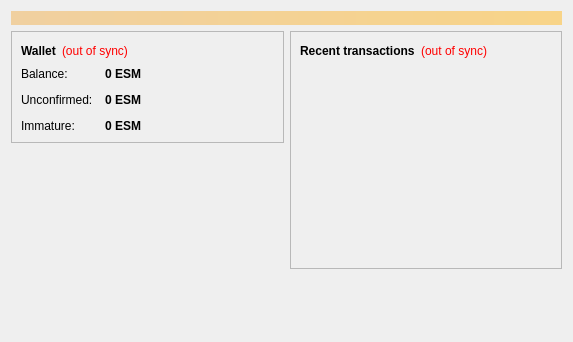
<?xml version="1.0" encoding="UTF-8"?>
<ui version="4.0">
 <class>OverviewPage</class>
 <widget class="QWidget" name="OverviewPage">
  <property name="geometry">
   <rect>
    <x>0</x>
    <y>0</y>
    <width>573</width>
    <height>342</height>
   </rect>
  </property>
  <property name="windowTitle">
   <string>Form</string>
  </property>
  <layout class="QVBoxLayout" name="topLayout">
   <item>
    <widget class="QLabel" name="labelAlerts">
     <property name="visible">
      <bool>false</bool>
     </property>
     <property name="styleSheet">
      <string notr="true">background-color: qlineargradient(x1: 0, y1: 0, x2: 1, y2: 0, stop:0 #F0D0A0, stop:1 #F8D488); color:#000000;</string>
     </property>
     <property name="wordWrap">
      <bool>true</bool>
     </property>
     <property name="margin">
      <number>3</number>
     </property>
    </widget>
   </item>
   <item>
    <layout class="QHBoxLayout" name="horizontalLayout" stretch="1,1">
     <item>
      <layout class="QVBoxLayout" name="verticalLayout_2">
       <item>
        <widget class="QFrame" name="frame">
         <property name="frameShape">
          <enum>QFrame::StyledPanel</enum>
         </property>
         <property name="frameShadow">
          <enum>QFrame::Raised</enum>
         </property>
         <layout class="QVBoxLayout" name="verticalLayout_4">
          <item>
           <layout class="QHBoxLayout" name="horizontalLayout_4">
            <item>
             <widget class="QLabel" name="label_5">
              <property name="font">
               <font>
                <weight>75</weight>
                <bold>true</bold>
               </font>
              </property>
              <property name="text">
               <string>Wallet</string>
              </property>
             </widget>
            </item>
            <item>
             <widget class="QLabel" name="labelWalletStatus">
              <property name="toolTip">
               <string>The displayed information may be out of date. Your wallet automatically synchronizes with the Litecoin network after a connection is established, but this process has not completed yet.</string>
              </property>
              <property name="styleSheet">
               <string notr="true">QLabel { color: red; }</string>
              </property>
              <property name="text">
               <string notr="true">(out of sync)</string>
              </property>
              <property name="alignment">
               <set>Qt::AlignLeading|Qt::AlignLeft|Qt::AlignVCenter</set>
              </property>
             </widget>
            </item>
            <item>
             <spacer name="horizontalSpacer_2">
              <property name="orientation">
               <enum>Qt::Horizontal</enum>
              </property>
              <property name="sizeHint" stdset="0">
               <size>
                <width>40</width>
                <height>20</height>
               </size>
              </property>
             </spacer>
            </item>
           </layout>
          </item>
          <item>
           <layout class="QFormLayout" name="formLayout_2">
            <property name="fieldGrowthPolicy">
             <enum>QFormLayout::AllNonFixedFieldsGrow</enum>
            </property>
            <property name="horizontalSpacing">
             <number>12</number>
            </property>
            <property name="verticalSpacing">
             <number>12</number>
            </property>
            <item row="0" column="0">
             <widget class="QLabel" name="label">
              <property name="text">
               <string>Balance:</string>
              </property>
             </widget>
            </item>
            <item row="0" column="1">
             <widget class="QLabel" name="labelBalance">
              <property name="font">
               <font>
                <weight>75</weight>
                <bold>true</bold>
               </font>
              </property>
              <property name="cursor">
               <cursorShape>IBeamCursor</cursorShape>
              </property>
              <property name="toolTip">
               <string>Your current balance</string>
              </property>
              <property name="text">
               <string notr="true">0 ESM</string>
              </property>
              <property name="textInteractionFlags">
               <set>Qt::LinksAccessibleByMouse|Qt::TextSelectableByKeyboard|Qt::TextSelectableByMouse</set>
              </property>
             </widget>
            </item>
            <item row="1" column="0">
             <widget class="QLabel" name="label_3">
              <property name="text">
               <string>Unconfirmed:</string>
              </property>
             </widget>
            </item>
            <item row="1" column="1">
             <widget class="QLabel" name="labelUnconfirmed">
              <property name="font">
               <font>
                <weight>75</weight>
                <bold>true</bold>
               </font>
              </property>
              <property name="cursor">
               <cursorShape>IBeamCursor</cursorShape>
              </property>
              <property name="toolTip">
               <string>Total of transactions that have yet to be confirmed, and do not yet count toward the current balance</string>
              </property>
              <property name="text">
               <string notr="true">0 ESM</string>
              </property>
              <property name="textInteractionFlags">
               <set>Qt::LinksAccessibleByMouse|Qt::TextSelectableByKeyboard|Qt::TextSelectableByMouse</set>
              </property>
             </widget>
            </item>
            <item row="2" column="0">
             <widget class="QLabel" name="labelImmatureText">
              <property name="text">
               <string>Immature:</string>
              </property>
             </widget>
            </item>
            <item row="2" column="1">
             <widget class="QLabel" name="labelImmature">
              <property name="font">
               <font>
                <weight>75</weight>
                <bold>true</bold>
               </font>
              </property>
              <property name="toolTip">
               <string>Mined balance that has not yet matured</string>
              </property>
              <property name="text">
               <string notr="true">0 ESM</string>
              </property>
              <property name="textInteractionFlags">
               <set>Qt::LinksAccessibleByMouse|Qt::TextSelectableByKeyboard|Qt::TextSelectableByMouse</set>
              </property>
             </widget>
            </item>
           </layout>
          </item>
         </layout>
        </widget>
       </item>
       <item>
        <spacer name="verticalSpacer">
         <property name="orientation">
          <enum>Qt::Vertical</enum>
         </property>
         <property name="sizeHint" stdset="0">
          <size>
           <width>20</width>
           <height>40</height>
          </size>
         </property>
        </spacer>
       </item>
      </layout>
     </item>
     <item>
      <layout class="QVBoxLayout" name="verticalLayout_3">
       <item>
        <widget class="QFrame" name="frame_2">
         <property name="frameShape">
          <enum>QFrame::StyledPanel</enum>
         </property>
         <property name="frameShadow">
          <enum>QFrame::Raised</enum>
         </property>
         <layout class="QVBoxLayout" name="verticalLayout">
          <item>
           <layout class="QHBoxLayout" name="horizontalLayout_2">
            <item>
             <widget class="QLabel" name="label_4">
              <property name="text">
               <string>&lt;b&gt;Recent transactions&lt;/b&gt;</string>
              </property>
             </widget>
            </item>
            <item>
             <widget class="QLabel" name="labelTransactionsStatus">
              <property name="toolTip">
               <string>The displayed information may be out of date. Your wallet automatically synchronizes with the Litecoin network after a connection is established, but this process has not completed yet.</string>
              </property>
              <property name="styleSheet">
               <string notr="true">QLabel { color: red; }</string>
              </property>
              <property name="text">
               <string notr="true">(out of sync)</string>
              </property>
              <property name="alignment">
               <set>Qt::AlignRight|Qt::AlignTrailing|Qt::AlignVCenter</set>
              </property>
             </widget>
            </item>
            <item>
             <spacer name="horizontalSpacer">
              <property name="orientation">
               <enum>Qt::Horizontal</enum>
              </property>
              <property name="sizeHint" stdset="0">
               <size>
                <width>40</width>
                <height>20</height>
               </size>
              </property>
             </spacer>
            </item>
           </layout>
          </item>
          <item>
           <widget class="QListView" name="listTransactions">
            <property name="styleSheet">
             <string notr="true">QListView { background: transparent; }</string>
            </property>
            <property name="frameShape">
             <enum>QFrame::NoFrame</enum>
            </property>
            <property name="verticalScrollBarPolicy">
             <enum>Qt::ScrollBarAlwaysOff</enum>
            </property>
            <property name="horizontalScrollBarPolicy">
             <enum>Qt::ScrollBarAlwaysOff</enum>
            </property>
            <property name="selectionMode">
             <enum>QAbstractItemView::NoSelection</enum>
            </property>
           </widget>
          </item>
         </layout>
        </widget>
       </item>
       <item>
        <spacer name="verticalSpacer_2">
         <property name="orientation">
          <enum>Qt::Vertical</enum>
         </property>
         <property name="sizeHint" stdset="0">
          <size>
           <width>20</width>
           <height>40</height>
          </size>
         </property>
        </spacer>
       </item>
      </layout>
     </item>
    </layout>
   </item>
  </layout>
 </widget>
 <resources/>
 <connections/>
</ui>
